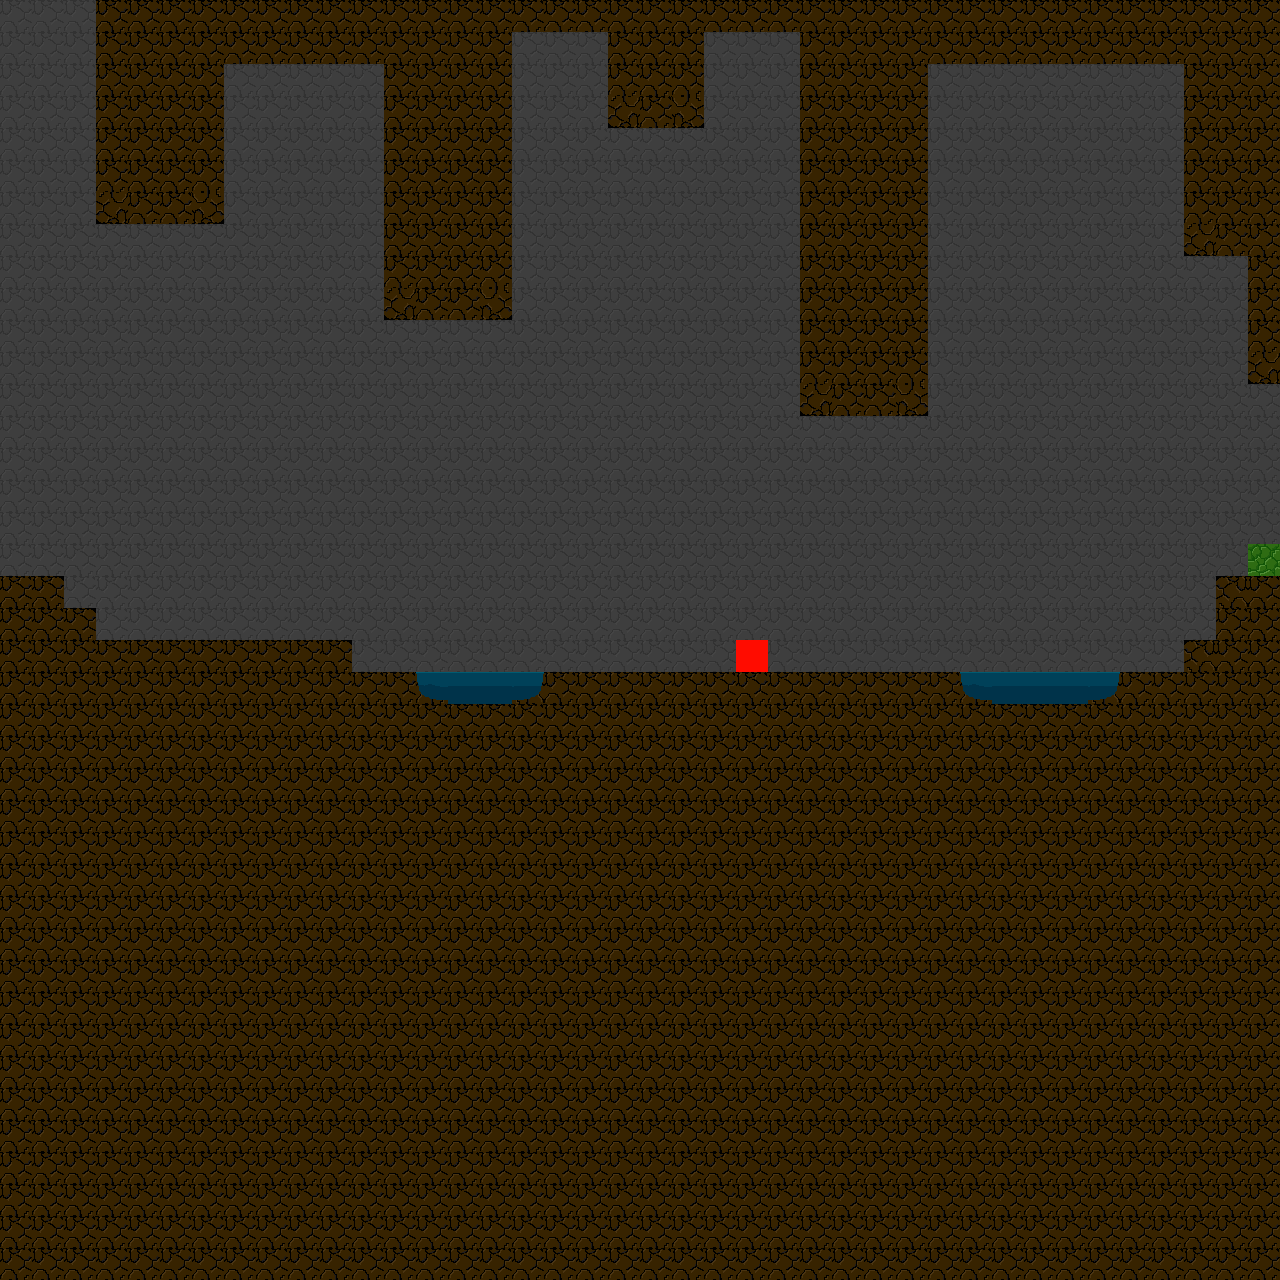

Rendered tile map (Tiled .tmx) drawn with the repository's tilesets; below, a short description and the map source with its tile grids summarised:
An orthogonal 40x40 tile map with 32x32 px tiles, 1 tile layer (base).

<map version="1.0" orientation="orthogonal" width="40" height="40" tilewidth="32" tileheight="32">
 <tileset firstgid="1" name="tiles" tilewidth="32" tileheight="32">
  <image source="tiles.png" width="320" height="320" />
 </tileset>
 <layer name="base" width="40" height="40">
  <data>[1600 cells, 1600 non-empty, 11 distinct tile ids]</data>
 </layer>
</map>